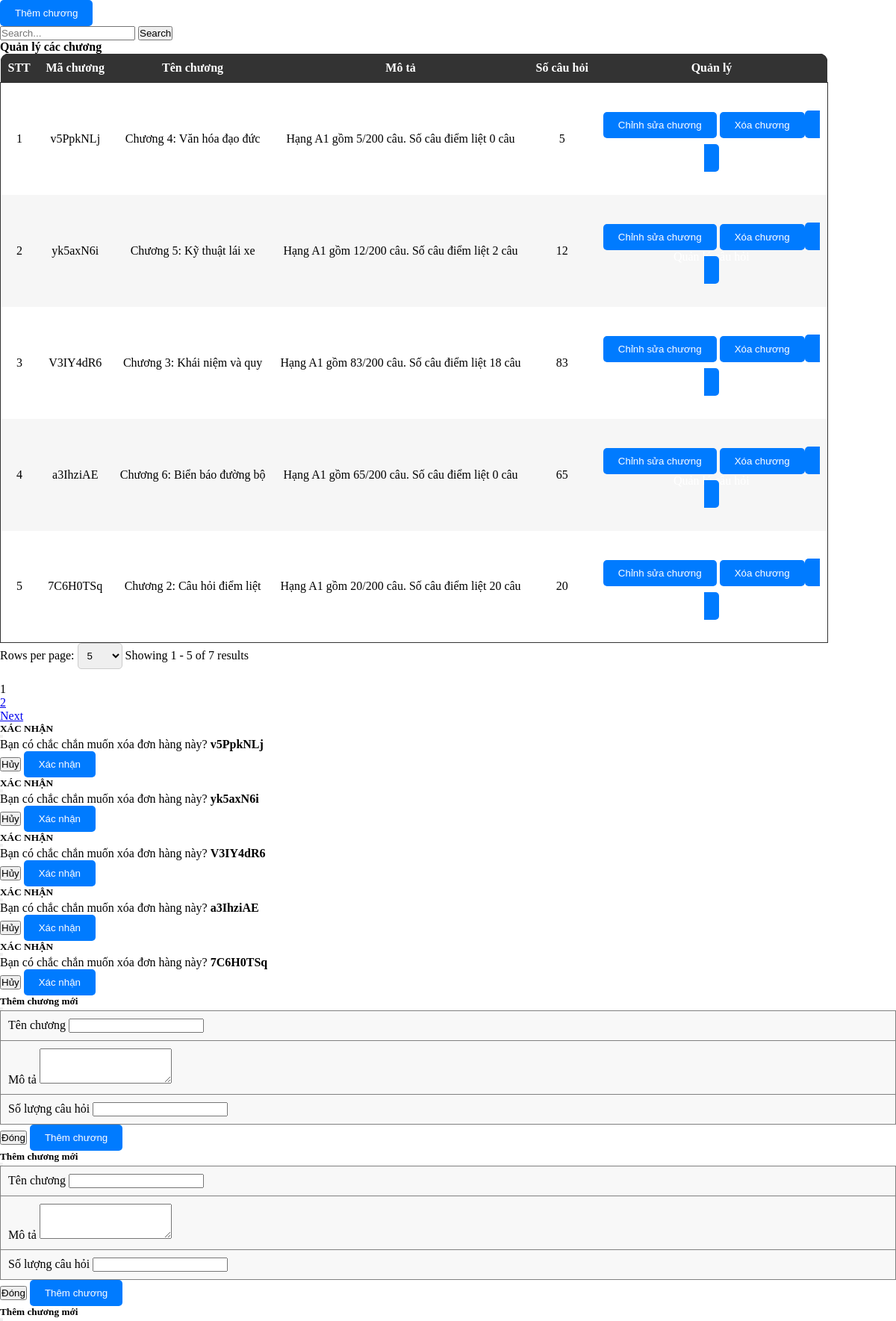
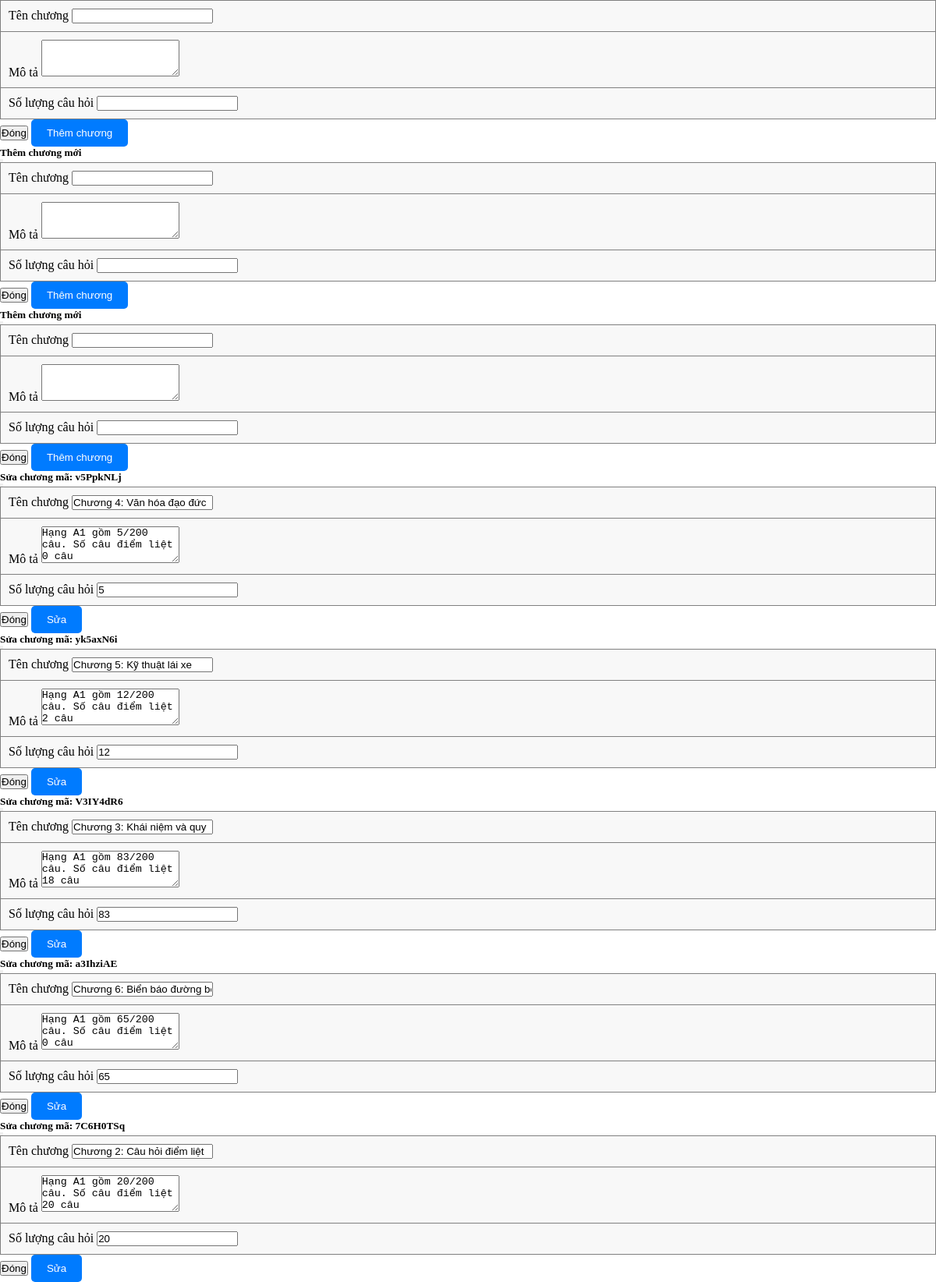
/admin/pages/Chapter/ChapterIndex.php, run on the app's committed database (2 pictures, top to bottom).
### tables this page shows
CREATE TABLE `tbl_chapter` (
  `id` varchar(36) NOT NULL,
  `code` varchar(255) DEFAULT NULL,
  `name` varchar(255) DEFAULT NULL,
  `description` varchar(255) DEFAULT NULL,
  `quantity` int(11) DEFAULT NULL
);

### admin/pages/Chapter/ChapterIndex.php (the view, shortened to what this page needs)
<link rel="stylesheet" href="./styles/ProductStyles.css">
<?php
$countAllSql = "SELECT * FROM tbl_chapter";
$total_records = mysqli_num_rows(mysqli_query($connect, $countAllSql));
$pageIndex = isset($_GET['page']) ? $_GET['page'] : 1;
$pageSize = isset($_GET['limit']) ? $_GET['limit'] : 5;
$total_page = ceil($total_records / $pageSize);
$start = ($pageIndex - 1) * $pageSize;
$search = '';
$getTableDataSql = "";
if (isset($_GET['search'])) {
    $getTableDataSql = "SELECT * FROM tbl_chapter
    WHERE
        tbl_chapter.name LIKE N'%" . $search . "%'
    LIMIT $start, $pageSize";
} else {
    $getTableDataSql = "SELECT * FROM tbl_chapter LIMIT $start, $pageSize";
}
$tableData = mysqli_query($connect, $getTableDataSql);
?>
<div class="text-left flex justify-between">
    <button type="button" class="btn btn-primary mb-2 mt-3" data-bs-toggle="modal" data-bs-target="#addChapter">
        Thêm chương
    </button>
    <div class="input-group mb-3 align-center mt-3 w-40">
        <input type="text" class="form-control" placeholder="Search..." aria-label="Recipient's username" name="search" id="search-input" aria-describedby="button-addon2">
        <button class="btn btn-outline-secondary" id="search-button" onclick="performSearch()" name="ok">
            Search
        </button>
    </div>
</div>
<div class="container p-0">
    <table class="w-100">
        <legend class="text-center"><b>Quản lý các chương</b></legend>
        <thead class="table-head w-100">
            <tr class="table-heading">
                <th class="noWrap">STT</th>
                <th class="noWrap">Mã chương</th>
                <th class="noWrap">Tên chương</th>
                <th class="noWrap">Mô tả</th>
                <th class="noWrap">Số câu hỏi</th>
                <th class="noWrap">Quản lý </th>
            </tr>
        </thead>
        <tbody class="table-body">
            <?php
            $displaychapter = 0;
            while ($row = mysqli_fetch_array($tableData)) {
                $displaychapter++;
            ?>
                <tr>
                    <td>
                        <?php echo $displaychapter + ($pageIndex - 1) * $pageSize; ?>
                    </td>
                    <td class="tensanpham">
                        <?php echo $row['code'] ?>
                    </td>
                    <td>
                        <?php echo $row['name'] ?>
                    </td>
                    <td>
                        <?php echo $row['description'] ?>
                    </td>
                    <td>
                        <?php echo $row['quantity'] ?>
                    </td>
                    <td>
                        <button type="button" class="btn btn-primary mb-2 mt-3 con-tooltip top" data-bs-toggle="modal" data-bs-target="#editPopup_<?php echo $row['id']; ?>">
                            <div class="tooltip">
                                <p>Chỉnh sửa chương</p>
                            </div>
                        </button>
                        <button type="button" class="btn btn-primary mb-2 mt-3 con-tooltip top" data-bs-toggle="modal" data-bs-target="#confirmPopup_<?php echo $row['id']; ?>">
                            <div class="tooltip">
                                <p>Xóa chương</p>
                            </div>
                        </button>
                        <a class='btn btn-primary mb-2 mt-3 con-tooltip top text-white productSizeButton color-white' href="?workingPage=question&chapterId=<?php echo $row['id']; ?>">
                            <div class="tooltip">
                                <p>Quản lý câu hỏi</p>
                            </div>
                        </a>
                    </td>
                </tr>
            <?php
            }
            ?>
        </tbody>
    </table>
    <form action="" method="GET">
        <nav class="row py-2" aria-label="Page navigation example">
            <div class="paganation-infor col py-2">
                <form action="" method="GET">
                    <label for="limitSelect">Rows per page:</label>
                    <select name="limit" id="limitSelect" onchange="updatePageAndLimit()">
                        <option value="5" <?php if ($pageSize == 5) echo 'selected'; ?>>5</option>
                    </select>
                </form>
                <label class="mr-4">Showing
                    <?php
                    $startItem = ($pageIndex - 1) * $pageSize + 1;
                    $endItem = min($pageIndex * $pageSize, $total_records);
                    echo "{$startItem} - {$endItem} of {$total_records} results";
                    ?>
                </label>
            </div>
            <ul class="m-0 pagination justify-content-end py-2 col">
                <li class="page-item">
                </li>
                <?php
                $range = 3;
                for ($i = 1; $i <= $total_page; $i++) {
                    if ($i == $pageIndex) {
                        echo '<li class="page-item light">
                        <span name="page" class="page-link text-reset text-white bg-dark" href="?workingPage=chapter&limit=' . ($pageSize) . '&page=' . ($i) . '"> ' . ($i) . ' </span>
                        </li>';
                    } else {
                        if ($i == 1) {
                            echo '<li class="page-item light">
                            <a name="page" class="page-link text-reset text-black" href="?workingPage=chapter&limit=' . ($pageSize) . '&page=' . ($i) . '"> ' . ($i) . ' </a>
                            </li>';
                        }
                        else if ($i > $pageIndex - $range && $i < $pageIndex + $range) {
                            echo '<li class="page-item light">
                            <a name="page" class="page-link text-reset text-black" href="?workingPage=chapter&limit=' . ($pageSize) . '&page=' . ($i) . '"> ' . ($i) . ' </a>
                            </li>';
                        }
                        else if ($i == $total_page) {
                            echo '<li class="page-item light">
                            <a name="page" class="page-link text-reset text-black" href="?workingPage=chapter&limit=' . ($pageSize) . '&page=' . ($i) . '"> ' . ($i) . ' </a>
                            </li>';
                        }
                    }
                }
                ?>
                <?php
                if ($pageIndex < $total_page && $total_page > 1) {
                    echo '<li class="page-item light">
                    <a name="page" class="page-link text-reset text-black" aria-label="Next" href="?workingPage=chapter&limit=' . ($pageSize) . '&page=' . ($pageIndex + 1) . '">
                    Next
                    </a>
                    </li>';
                }
                ?>
            </ul>
    </form>
</div>
<?php
$tableData = mysqli_query($connect, $getTableDataSql);
while ($row = mysqli_fetch_array($tableData)) {
    include "./pages/Chapter/ChapterConfirmDelete.php";
}
?>
<?php
$tableData = mysqli_query($connect, $getTableDataSql);
while ($row = mysqli_fetch_array($tableData)) {
    include "./pages/Chapter/AddChapterPopup.php";
}
?>
<?php
$tableData = mysqli_query($connect, $getTableDataSql);
while ($row = mysqli_fetch_array($tableData)) {
    include "./pages/Chapter/EditChapterPopup.php";
}
?>

### admin/pages/Chapter/ChapterConfirmDelete.php
<div class="modal fade" id="confirmPopup_<?php echo $row['id']; ?>" tabindex="-1" aria-labelledby="exampleModalLabel" aria-hidden="true">
    <div class="modal-dialog modal-lg">
        <div class="modal-content">
            <div class="modal-header bg-dark">
                <h5 class="text-center text-white">XÁC NHẬN</h5>
                <button type="button" class="btn-close btn-close-white" data-bs-dismiss="modal" aria-label="Close"></button>
            </div>
            <div class="modal-body p-0">
                <form id="orderForm" method="POST" action="pages/Chapter/ChapterLogic.php?chapterId=<?php echo $row['id']; ?>" enctype="multipart/form-data">
                    <table border="1" width="100%" padding="10px" style="border-collapse: collapse;">
                        <p class="p-4 m-0">
                            Bạn có chắc chắn muốn xóa đơn hàng này? <b><?php echo $row['code']; ?></b>
                        </p>
                    </table>
                    <div class="modal-footer">
                        <button type="button" class="btn btn-outline-secondary pt-2 pb-2" data-bs-dismiss="modal">Hủy</button>
                        <button type="submit" class="btn btn-primary" name="deleteChapter">Xác nhận</button>
                    </div>
                </form>
            </div>
        </div>
    </div>
</div>

### admin/pages/Chapter/AddChapterPopup.php (shortened to what this page needs)
<div class="modal fade" id="addChapter" tabindex="-1" aria-labelledby="exampleModalLabel" aria-hidden="false">
    <div class="modal-dialog modal-lg">
        <div class="modal-content">
            <div class="modal-header bg-dark">
                <h5 class="text-center text-white">Thêm chương mới</h5>
                <button type="button" class="btn-close btn-close-white" data-bs-dismiss="modal" aria-label="Close"></button>
            </div>
            <div class="modal-body">
                <form id="categoryForm" method="POST" action="pages/Chapter/ChapterLogic.php" enctype="multipart/form-data">
                    <table border="1" width="100%" padding="10px" style="border-collapse: collapse;">
                        <tr>
                            <td class="row">
                                <div class="mb-2 col">
                                    <label for="transferFee" class="form-label">Tên chương</label>
                                    <input required name="name" type="text" class="form-control" id="transferFee">
                                </div>
                            </td>
                        </tr>
                        <tr>
                            <td class="row">
                                <div class="mb-2 col">
                                    <label for="receiveAddress" class="form-label">Mô tả</label>
                                    <textarea required name="des" class="form-control" id="receiveAddress" rows="3"></textarea>
                                </div>
                            </td>
                        </tr>
                        <tr>
                            <td class="row">
                                <div class="mb-2 col">
                                    <label for="description" class="form-label">Số lượng câu hỏi</label>
                                    <input name="quantity" class="form-control" id="description" rows="3"></input>
                                </div>
                            </td>
                        </tr>
                    </table>
            </div>
            <div class="modal-footer">
                <button type="button" class="btn btn-outline-secondary pt-2 pb-2" data-bs-dismiss="modal">Đóng</button>
                <button type="submit" class="btn btn-primary" name="addChapter">Thêm chương</button>
            </div>
        </div>
    </div>
</div>

### admin/pages/Chapter/EditChapterPopup.php
<div class="modal fade" id="editPopup_<?php echo $row['id']; ?>" tabindex="-1" aria-labelledby="exampleModalLabel" aria-hidden="true">
    <div class="modal-dialog modal-lg">
        <form method="POST" action="pages/Chapter/ChapterLogic.php?chapterId=<?php echo $row['id']; ?>" enctype="multipart/form-data">
            <div class="modal-content">
                <div class="modal-header bg-dark">
                    <h5 class="text-center text-white">Sửa chương mã: <?php echo $row['code']; ?></h5>
                    <button type="button" class="btn-close btn-close-white" data-bs-dismiss="modal" aria-label="Close"></button>
                </div>
                <div class="modal-body">
                <table border="1" width="100%" padding="10px" style="border-collapse: collapse;">
                        <tr>
                            <td class="row">
                                <div class="mb-2 col">
                                    <label for="transferFee" class="form-label">Tên chương</label>
                                    <input value="<?php echo $row['name'] ?>" required name="name" type="text" class="form-control" id="transferFee">
                                </div>
                            </td>
                        </tr>
                        <tr>
                            <td class="row">
                                <div class="mb-2 col">
                                    <label for="receiveAddress" class="form-label">Mô tả</label>
                                    <textarea required name="des" class="form-control" id="receiveAddress" rows="3"><?php echo $row['description']; ?></textarea>
                                </div>
                            </td>
                        </tr>
                        <tr>
                            <td class="row">
                                <div class="mb-2 col">
                                    <label for="description" class="form-label">Số lượng câu hỏi</label>
                                    <input value="<?php echo $row['quantity'] ?>" name="quantity" class="form-control" id="description" rows="3"></input>
                                </div>
                            </td>
                        </tr>
                    </table>
                </div>
                <div class="modal-footer">
                    <button type="button" class="btn btn-outline-secondary pt-2 pb-2" data-bs-dismiss="modal">Đóng</button>
                    <button type="submit" class="btn btn-primary" name="editChapter">Sửa</button>
                </div>
            </div>
        </form>
    </div>
</div>

### admin/styles/ProductStyles.css (style rules this page uses)
* { padding: 0; margin: 0; box-sizing: border-box; }
table { border-radius: 10px; }
.container { width: 100%; }
.table-head { color: white; background-color: #000; }
.table-head .table-heading { background-color: #000; color: white; }
.table-head .table-heading th:first-child { border-top-left-radius: 10px; }
.table-head .table-heading th:last-child { border-top-right-radius: 10px; }
.table-heading { border-radius: 10px; }
.table-head th { padding: 10px; text-align: center; }
.table-head, .table-body { border-collapse: collapse; }
.table-body { border: 1px solid #333; }
.table-body, .table-body tr { background-color: #fff; }
.table-body td { text-align: center; }
.table-body tr:nth-child(2n + 2) { background-color: #f6f6f6; }
table { border-collapse: collapse; background-color: #f8f8f8; }
th, td { padding: 10px; text-align: left; }
th { background-color: #333; color: white; }
.btn-primary { background-color: #007bff; color: white; padding: 10px 20px; border: none; border-radius: 5px; cursor: pointer; }
.noWrap { white-space: nowrap; }
select, option { width: 60px; padding: 8px; border: 1px solid #ccc; border-radius: 5px; }
.tensanpham { width: 100px; height: 150px; text-align: center; }
.productSizeButton { color: white; text-decoration: none; }

### data on the page
tbl_chapter: pageSize "1", code "v5PpkNLj", name "Chương 4: Văn hóa đạo đức", description "Hạng A1 gồm 5/200 câu. Số câu điểm liệt 0 câu", quantity "5", des "Hạng A1 gồm 5/200 câu. Số câu điểm liệt 0 câu"
tbl_chapter: pageSize "2", code "yk5axN6i", name "Chương 5: Kỹ thuật lái xe", description "Hạng A1 gồm 12/200 câu. Số câu điểm liệt 2 câu", quantity "12", des "Hạng A1 gồm 12/200 câu. Số câu điểm liệt 2 câu"
tbl_chapter: pageSize "3", code "V3IY4dR6", name "Chương 3: Khái niệm và quy", description "Hạng A1 gồm 83/200 câu. Số câu điểm liệt 18 câu", quantity "83", des "Hạng A1 gồm 83/200 câu. Số câu điểm liệt 18 câu"
tbl_chapter: pageSize "4", code "a3IhziAE", name "Chương 6: Biển báo đường bộ", description "Hạng A1 gồm 65/200 câu. Số câu điểm liệt 0 câu", quantity "65", des "Hạng A1 gồm 65/200 câu. Số câu điểm liệt 0 câu"
tbl_chapter: pageSize "5", code "7C6H0TSq", name "Chương 2: Câu hỏi điểm liệt", description "Hạng A1 gồm 20/200 câu. Số câu điểm liệt 20 câu", quantity "20", des "Hạng A1 gồm 20/200 câu. Số câu điểm liệt 20 câu"

### other printed values
$startItem "1"
$endItem "5"
$total_records "7"
